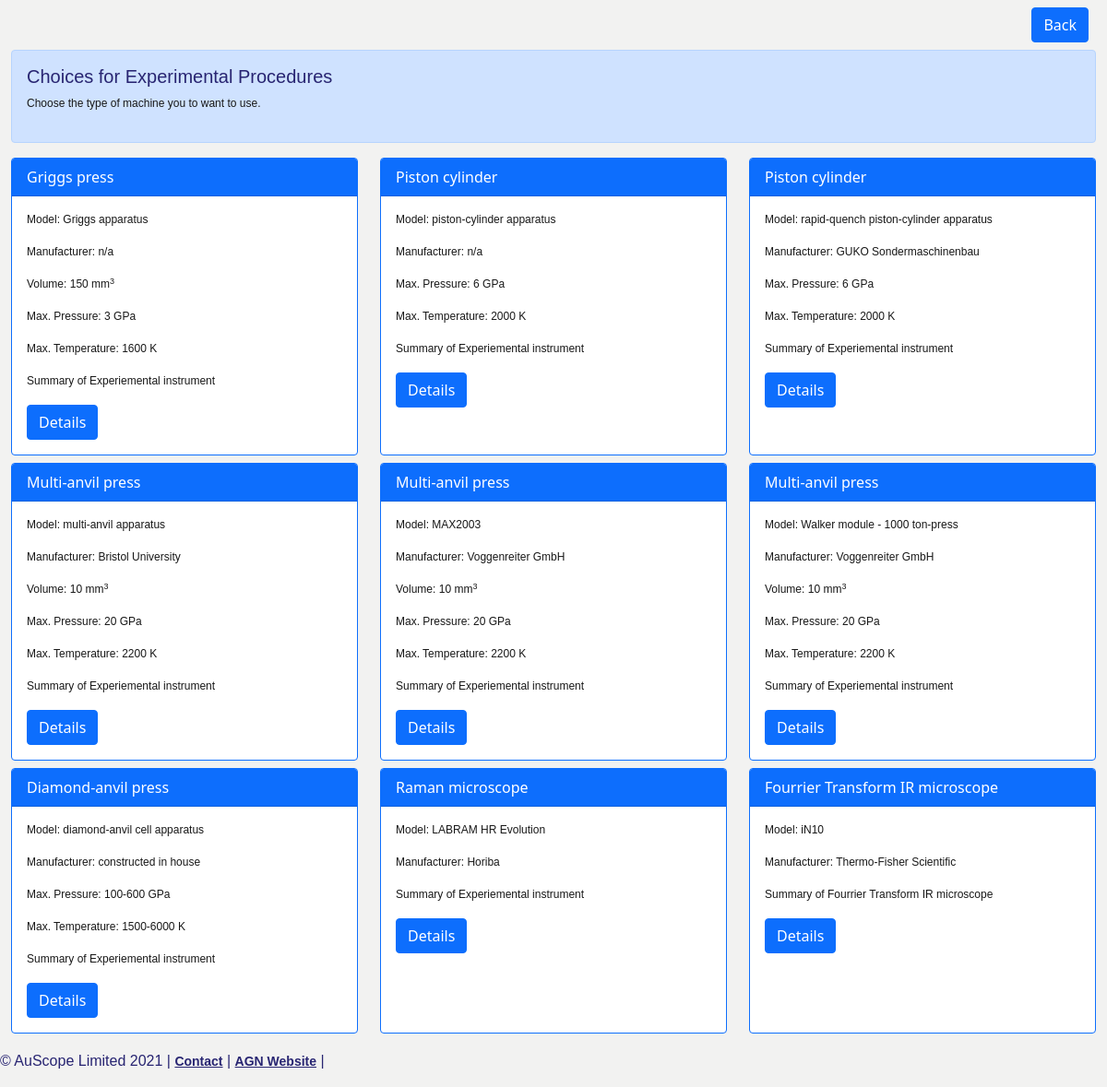
Page /index.php/portal/expProcOptionsSelection on the earlier database version.
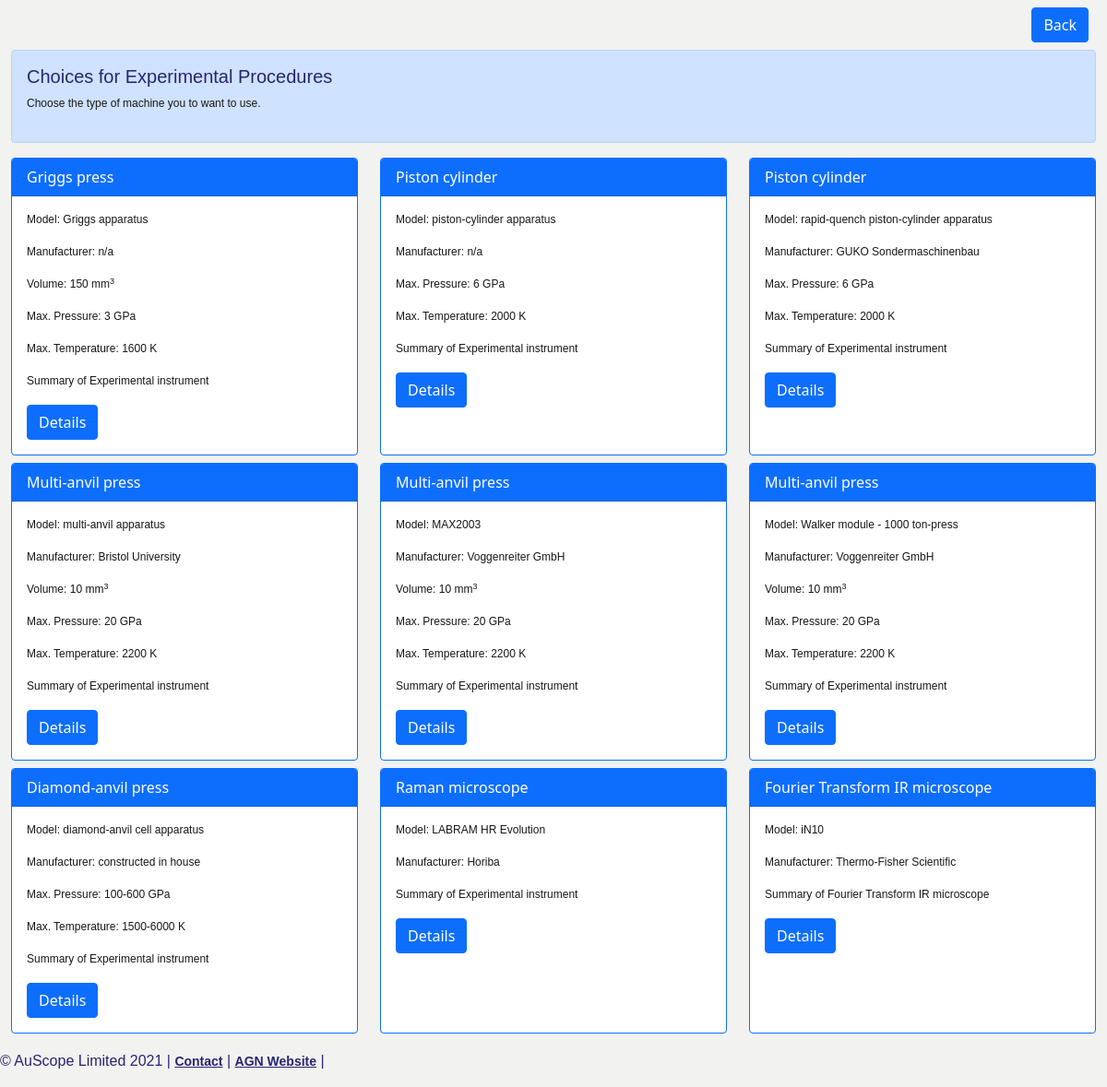
Same page on the later database version.
### tables this page shows
CREATE TABLE `technique` (
  `id` bigint(20) NOT NULL AUTO_INCREMENT,
  `name` varchar(255) NOT NULL,   
  `instrument_name` varchar(255) NOT NULL,  
  `model` varchar(255), 
  `manufacturer` varchar(255),  
  `sample_type` varchar(255),     
  `analysis_type` varchar(255),  
  `wavelength` varchar(63),
  `beam_diameter` varchar(63),
  `min_conc` varchar(63),
  `technique` varchar(255),  
  `mass` varchar(63),
  `volume` varchar(63),
  `pressure` varchar(63),
  `temperature` varchar(63),
  `ext_reference` varchar(255),
  `summary` longtext,  
  `description` longtext NOT NULL,  
  `keywords` longtext NOT NULL,
  `version` bigint(20) NOT NULL,
  `alternative_names` longtext NOT NULL,
  `technique_metadata_id` bigint(20) NOT NULL,
  `elements_set_id` bigint(20),
  PRIMARY KEY (`id`),
  UNIQUE KEY `model` (`model`),
  FULLTEXT KEY `fulltext_index` (`name`,`instrument_name`,`model`,`manufacturer`,`analysis_type`,`sample_type`,`technique`,`alternative_names`,`summary`,`description`,`keywords`),
  KEY `FK546GF1519AE409C5` (`technique_metadata_id`),
  KEY `FK586GF5919AE409C5` (`elements_set_id`),
  CONSTRAINT `FK546HF136DC3948AF` FOREIGN KEY (`technique_metadata_id`) REFERENCES `technique_metadata` (`id`),
  CONSTRAINT `FK746HF636DC3948AE` FOREIGN KEY (`elements_set_id`) REFERENCES `elements_set` (`id`)
);

### application/controllers/Portal.php (called while the page is built, shortened)
<?php
class Portal extends CI_Controller {
    function __construct()
    {
        $this->load->model('Static_model');
    }
    public function expProcOptionsSelection(){
        $staticData = array();
        $staticData['tf.expProcChoices.quickGuide'] = $this->Static_model->getStaticDataByName('tf.expProcChoices.quickGuide')->text;;
        $this->load->model('ExperimentalProc_model');
        $technique_list = $this->ExperimentalProc_model->getTechniqueList();
        $this->load->view('Portal/experimental_proc', array(
            'staticData' => $staticData,
            'techniqueList' => $technique_list
        ));
    }
}

### index.php (called while the page is built, shortened)
<?php
require_once BASEPATH.'core/CodeIgniter.php';

### application/models/Static_model.php (called while the page is built, shortened)
<?php
class Static_model extends MY_Model
{
    function getStaticDataByName($name){
        $result = $this->db->where('name',$name)->get('static_content')->row();
        return $result;
    }
}

### application/models/ExperimentalProc_model.php (called while the page is built, shortened)
<?php
class ExperimentalProc_model extends MY_Model
{
    function getTechniqueList() {
	    return $this->db->select('technique.*')->from('technique')
                ->join('technique_metadata', 'technique.technique_metadata_id = technique_metadata.id')
                ->where('technique_metadata.category_type', 'Experimental Instrument')->get()->result();
    }
}

### application/views/Portal/experimental_proc.php (the view, shortened to what this page needs)
<?php $this->load->view('layout/portal_header.php');?>
<head><title>AGN Laboratory Finder</title></head>
<body>
        <div id="content" class="container">
	    <div class="d-flex justify-content-end">
                <div class="p-2">
		    <button type="submit" class="btn btn-primary" onclick="window.location.assign('<?php echo base_url();?>Portal')">Back</button>
                </div>
            </div>
            <div class="alert alert-primary">
                <?php echo $staticData['tf.expProcChoices.quickGuide']; ?>
            </div>
            <div class="row card-group mt-2">
            <?php
            foreach($techniqueList as $key => $technique) {
            echo "<div class='col-4'>";
            echo "<div class='card border-primary h-100'>";
            echo "<div class='card-header text-white bg-primary'>$technique->instrument_name</div>";
            echo "<div class='card-body'>";
            echo "<p class='card-text'>Model: $technique->model</p>";
            echo "<p class='card-text'>Manufacturer: $technique->manufacturer</p>";
            echo (empty($technique->volume))? "":"<p class='card-text'>Volume: $technique->volume mm<sup>3</sup></p>";
            echo (empty($technique->pressure))? "":"<p class='card-text'>Max. Pressure: $technique->pressure GPa</p>";
            echo (empty($technique->temperature))? "":"<p class='card-text'>Max. Temperature: $technique->temperature K</p>";
            echo "<p class='card-text'>$technique->summary</p>";
	    echo "<button type='submit' class='btn btn-primary' onclick='window.location.assign(\"".base_url()."Portal/viewTechnique/".$technique->id."\")'>Details</button>";
            echo "</div>";
            echo "</div>";
            echo "</div>";
            if ($key % 3 == 2) {
                echo "</div><div class='row card-group mt-2'>";
            }
            }
            ?>
            </div>
        </div>
        <div id="footer" class="container">
            <?php include 'footer.php';?>
        </div>
    <div id="infobox"> </div>
</body>
<?php $this->load->view('layout/portal_footer.php')?>

### application/views/layout/portal_header.php (shortened to what this page needs)
<!DOCTYPE html>
<html>
<head>
    <link href="https://cdn.jsdelivr.net/npm/bootstrap@5.0.0-beta3/dist/css/bootstrap.min.css" rel="stylesheet">
    <link href="<?php echo base_url();?>/assets/css/technique-finder.css" rel="stylesheet">
    <link rel="stylesheet" href="https://cdnjs.cloudflare.com/ajax/libs/jqueryui/1.12.1/jquery-ui.min.css">
</head>
<body>
</body>
</html>

### application/views/Portal/footer.php
<p id="attribution" class="tf-attribution">© AuScope Limited 2021 |
    <a href="mailto:auscopegeochemistry@gmail.com" class="style1">Contact</a> |
    <a href="https://www.auscope.org.au/agn" class="style1" target="_blank">AGN Website</a> |
</p>

### application/views/layout/portal_footer.php (shortened to what this page needs)
<!DOCTYPE html>
<html>
<head>
    <link rel="stylesheet" type="text/css" href="https://cdn.datatables.net/v/dt/dt-1.10.16/datatables.min.css"/>
</head>
<body>
</body>
</html>

### assets/css/technique-finder.css (style rules this page uses)
@media only screen and (min-width : 1200px) { .container { max-width: 1800px; } }
body { background-color: rgb(242,242,241); }
.tf-hyperlink, a:link, a:visited { color: #282572; font-weight: bold; text-decoration: none; font-size: 14px; }
.tf-attribution { color: #282572; float: left; font-family: arial, verdana, sans-serif; }
#infobox { position: absolute; top: 100px; left: 705px; width: 205px; height: 550px; }
#footer { top: 10px; left: 0px; margin-top: 10px; padding: 0 25px 0 0; }
#content p { font-family: arial, verdana, sans-serif; font-size: 12px; line-height:19px; color: #181818; }
#content h1 { font-size: 20px; color: #282572; font-family: arial, verdana, sans-serif; }
#footer a { text-decoration: underline; color: #282572; }

Differences in the rows shown:
changed technique "Griggs press": summary "Summary of Experiemental instrument" → "Summary of Experimental instrument"
changed technique "piston-cylinder apparatus": summary "Summary of Experiemental instrument" → "Summary of Experimental instrument"
changed technique "rapid-quench piston-cylinder apparatus": summary "Summary of Experiemental instrument" → "Summary of Experimental instrument"
changed technique "multi-anvil apparatus": summary "Summary of Experiemental instrument" → "Summary of Experimental instrument"
changed technique "MAX2003": summary "Summary of Experiemental instrument" → "Summary of Experimental instrument"
changed technique "Walker module - 1000 ton-press": summary "Summary of Experiemental instrument" → "Summary of Experimental instrument"
changed technique "Diamond-anvil press": summary "Summary of Experiemental instrument" → "Summary of Experimental instrument"
changed technique "Raman microscope": summary "Summary of Experiemental instrument" → "Summary of Experimental instrument"
changed technique "iN10": instrument_name "Fourrier Transform IR microscope" → "Fourier Transform IR microscope"; summary "Summary of Fourrier Transform IR microscope" → "Summary of Fourier Transform IR microscope"
